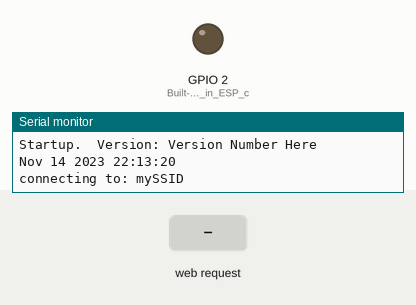
Recording of a sketch running on a simulated ESP8266 (NodeMCU). On the bench: output pins drawn as LEDs (lit = HIGH), the last lines printed to the serial monitor. Dashed ring = blinking. Inputs (shaded band) come from the test bench. WiFi joins after 1.5 s; servers stay silent unless stated; uploads are accepted with an empty reply.

Above: at 0.1 s.
At 2.9 s:
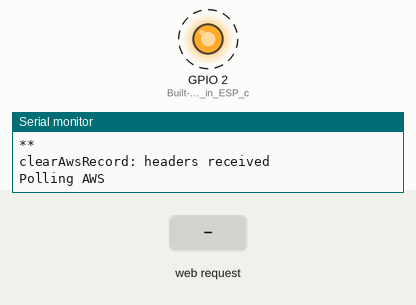
3.0 s: HTTP request GET / received
Timing chart, 0 to 10.7 s (numbered marks = the images above; inputs shaded):
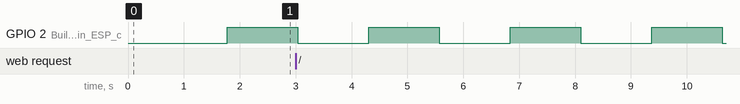

Measured:
- by itself, GPIO 2 (Built-in_defined_in_ESP_c): alternates HIGH for 1.3 s and LOW for 1.3 s

The sketch:

esp8266.ino
```cpp
/*

Goal - use the ESP8266 (ESP) to poll AWS for commands targeted for the Google Home

- Google Assitant or Google Home commands are written on IFTT.
- IFTTT calls an AWS Lambda API that posts to DynamoDB
- The ESP polls the API looking for a specific record, when it is found, it is pulled down
	- the ESP maps the JSON into the API for Fibaro
	- The ESP calls the FIBARO API
	- The AWS data is wiped (to prevent it being pulled down again)
	- Loops

AWS tutirial at - https://obviate.io/2015/08/05/tutorial-aws-api-gateway-to-lambda-to-dynamodb/
   Fibaro URL format - http://www.smarthome.com.au/smarthome-blog/fibaro-home-center-http-commands/
*/


/*
TODO
====
	- there's not a loss of error checking - esp comms to AWS.
	- Build out the config details of the app - change SSID etc
	- Publish the XLS that simplifes the IFTTT format
	- when a web client calls - return the last JSON, not the "blank" one.
*/

#include "config.h" // the config details for the app

#include <ArduinoJson.h>
#include <ESP8266WiFi.h>
#include <ESP8266HTTPClient.h>
#include <WiFiClientSecure.h>
#include <ESP8266WebServer.h>

//LED details
int ledState = LOW;
unsigned long previousLedMillis = 0;
const long ledInterval = 500;


unsigned long previousMillis = 0;        // will store last time AWS was polled
const long interval = 500;           // interval at which to poll AWS and update Fibaro
//  there's a few seconds already within the AWS call - so this just stops a race condition


// ****** Fibaro Details ******
HTTPClient http;  // used to send info to Fibaro - doesn't need SSL
// NOTE - different Fibaro URLs for a Device and a String call
char fbDeviceString[] = "http://%s/api/callAction?deviceID=%d&name=%s&arg1=%s";
char fbSceneString[] = "http://%s/api/sceneControl?id=%d&action=%s&arg1=%s";

// we'll use jsonEmpty to flush AWS and to check that it's not changed between invocations
char jsonEmpty[] = "{\"myID\": \"1\",\"fbID\": \"0\", \"fbType\": \"0\", \"fbAction\": \"0\",\"fbPayload\": \"0\",\"fbComments\": \"0\", \"fbGuid\": \"0\"}";
char jsonEmptyAction[] =   "\"fbAction\": \"0\"";  // the string as presented back by AWS when we've got jsonEmpty[] back

String jsonInput;  // empty at the moment
//String jsonLastCommand; // the last known json from AWS - used to deliver update to HTTP Req


// Use WiFiClientSecure class to create TLS connection to AWS
WiFiClientSecure client;

// web server for Fibaro or user to call
ESP8266WebServer server(80);

void setup() {
  pinMode(LED_BUILTIN, OUTPUT); // Built-in defined in ESP config

  Serial.begin(115200);
  Serial.println("");  Serial.println("................");
  Serial.print("Startup.  Version: ");  Serial.println(version);

// just sending build information to the Serial Port
  Serial.print (F(__DATE__)) ;
  Serial.print (" ") ;
  Serial.println (F(__TIME__)) ;

  startUpWifi(); // establish Wifi connections

  server.on("/", handleRoot);
  server.begin();

  // initial clearing of any data in AWS - so we don't pick up any odd commands in the buffer!

  clearAwsRecord(awsHost, awsPostUlr, httpsPort, jsonEmpty );

}

void loop() {

  // poll AWS periodically
  unsigned long currentMillis = millis();

  //Reserve JSON Space
  StaticJsonBuffer<500> jsonBuffer;

  blinkLed();  // simple routine to flash the LED periodically.

  server.handleClient(); // deal with any web request.
  // if a browser client, or the Fibaro calls, pass on the JSON - empty at the moment


  if (currentMillis - previousMillis >= interval) {

    previousMillis = currentMillis;
    Serial.println("Polling AWS");

    // do this now, so that we don't have to worry about missing it if there's a
    // "return" condition

    yield();

    /// check AWS for an update
    if (checkAws() != 0) {

      // we will now pull apart the AWS JSON now to find the useful JSON details

      JsonObject& root = jsonBuffer.parseObject(jsonInput);
      root.printTo(Serial);
      Serial.println("");

      if (!root.success())
      {
        Serial.println("JSON parseObject() failed");
        return ;  // TODO -- need to think what we do here
      }

      const int foundFbID = root["fbID"];
      // We don't have to check that we got the correct row back, since the AWS API specifies the recordID we want
      // TODO - we do need to check we got back the right GUID though


      char foundAwsGuid[50]; // Estimate of length of GUID used
      char foundFbAction[20];
      char foundFbType[20];
      char foundfbPayload[100];

      strcpy(foundAwsGuid, (const char*)root["fbGuid"]); // let's check the guid first

      if (strcmp(awsGuid, foundAwsGuid) == 0)
      {
        strcpy(foundFbAction, (const char*)root["fbAction"]);
        strcpy(foundFbType, (const char*)root["fbType"]);
        strcpy(foundfbPayload, (const char*)root["fbPayload"]);

        // do the Fibaro activity before clearing AWS - speed up response time to Fibaro
        postToFibaro(fibaroAddress, foundFbID, foundFbType,  foundFbAction, foundfbPayload ) ;
      }      // else, we'll just ignore the record and clear it out.

      clearAwsRecord(awsHost, awsPostUlr, httpsPort, jsonEmpty );
    }
  }

}


/*
   Poll AWS looking for data inthe DynamoDB record
   Return 0 - no record, is empty or Error
   Return 1 - Record has information
*/

int checkAws() {
  //  Serial.println("In checkAws()");

  if (!client.connect(awsHost, httpsPort)) {
    Serial.println("connection to AWS failed");
    return 0 ; // probably need to do something at this point
  }

  client.print(String("GET ") + awsGetUrl + " HTTP/1.1\r\n" +
               "Host: " + awsHost + "\r\n" +
               "Connection: close\r\n\r\n");
  //  Serial.println("request sent");
  while (client.connected()) {
    String line = client.readStringUntil('\n');
    if (line == "\r") {
      //     Serial.println("headers received");
      break;
    }
  }

  // now read the body JSON
  while (client.connected()) {
    String webLine = client.readStringUntil('\n');
    //Serial.println(webLine);
    if (webLine == "\r") break;
    // else concatonate
    jsonInput = jsonInput + webLine ;
  }

  // the JSON format from AWS has preamble and postamble JSON is bracketed by "[" and "]" - so will be removed
  int  leftBrace =  jsonInput.indexOf('[') + 1;
  int  rightBrace = jsonInput.indexOf(']') - 1;

  jsonInput.remove(rightBrace);
  jsonInput.remove(0, leftBrace);

  if ( jsonInput.indexOf(jsonEmptyAction) == -1) // if we had some information found we need to clear AWS later.
  {
    Serial.println("Clearing AWS Record");
    return 1;
  }
  else {
    Serial.println("No AWS Activity");
    return 0;
  }

}

void handleRoot() {
  Serial.print("In HandleRoot: jsonInput: ");
  Serial.println(jsonInput);
  server.send(200, "text/plain", jsonInput);

}

/*
 ****    send up a "blank" record to replace the one that is already in DynamoDB
*/

int clearAwsRecord(char* thisHost, char* thisUrl, int thisPort, char* jsonPayload)
{

  Serial.println("In clearAwsRecord: ");

  if (!client.connect(thisHost, thisPort))
  {
    Serial.println("clearAwsRecord: connection failed");
    return 0; // probably need to do something at this point
  }

  client.println(String("POST  ") + thisUrl + String(" HTTP/1.1"));
  client.println(String("Host: ") + thisHost);
  client.println("Cache-Control: no-cache");
  client.println("Content-Type: application/x-www-form-urlencoded");
  client.print("Content-Length: ");
  client.println(strlen(jsonPayload));
  client.println();
  client.println(jsonPayload);

  long interval = 2000;
  unsigned long currentMillis = millis(), previousMillis = millis();

  /////////////////
  while (client.connected()) {
    String line = client.readStringUntil('\n');
    Serial.print("** ");
    Serial.println(line);

    if (line == "\r") {
      Serial.println("clearAwsRecord: headers received");
      break;
    }
  }

  //  Serial.println(" ");
  //  Serial.println("clearAwsRecord:  Success");
  return 1;

}


/*
 * ***********************************************************************************
    Send the Command to Fibaro using a URL formatted as per the API configuration at
    http://YourFibaroIpAddress/docs
* ***********************************************************************************
*/

int postToFibaro(char fibaroAddress[], int deviceID, char fbType[],  char fbAction[], char fbPayload[]) {

  // fbType[] - could be "Device " or "Scene" - we'll change the URL to suit.

  char hostUrl[100];
  char fbDevicesScenes[10];

  if (strcmp(fbType , "Device") == 0) {
    sprintf(hostUrl, fbDeviceString , fibaroAddress, deviceID, fbAction, fbPayload); // copy the device URL
  }  else {
    // assuming it's a scene
    sprintf(hostUrl, fbSceneString , fibaroAddress, deviceID, fbAction, fbPayload); // copy the device URL
  };


  http.begin(hostUrl);
  http.setAuthorization(fbBase64UserName);  // username:Password in base64
  http.addHeader("Content-Type", "application/x-www-form-urlencoded");

  Serial.print("Calling URL: ");
  Serial.println(hostUrl);


  int httpCode = http.GET(); // payload is empty

  // httpCode will be negative on error
  if (httpCode > 0) {
    // HTTP header has been send and Server response header has been handled
    //    Serial.printf("[HTTP] GET... Return code: %d\n", httpCode);

    // file found at server
    if (httpCode == HTTP_CODE_OK) {
      String payload = http.getString();
      //      Serial.println(payload);
    }
  } else {
    Serial.printf("[HTTP] PUT... failed, error: %s\n", http.errorToString(httpCode).c_str());
  }

  http.end();

  return httpCode;

}

/*
   WIFI starup Routines

*/

void startUpWifi() {
  Serial.print("connecting to: ");
  Serial.println(ssid);
  WiFi.begin(ssid, password);
  while (WiFi.status() != WL_CONNECTED) {
    delay(500);
    Serial.print(".");
  }
  Serial.println("");
  Serial.println("WiFi connected");
  Serial.println("IP address: ");
  Serial.println(WiFi.localIP());
}

// **************************************************************

void blinkLed() {
  unsigned long currentMillis = millis();
  if (currentMillis - previousLedMillis >= ledInterval) {
    previousLedMillis = currentMillis;
    if (ledState == LOW)
      ledState = HIGH;  // Note that this switches the LED *off*
    else
      ledState = LOW;   // Note that this switches the LED *on*
    digitalWrite(LED_BUILTIN, ledState);

  }

}
```

config.h
```cpp
/*
   Build-specific variables and constants
*/

const char version[] = "Version Number Here";

// WIFI details
char ssid[]     = "mySSID";
char password[] = "myWifiPassword";


// ****** AWS Details ******
//   Setting up AWS - https://obviate.io/2015/08/05/tutorial-aws-api-gateway-to-lambda-to-dynamodb/
char awsHost[]  = "YourInfo.execute-api.AmazonRegion.amazonaws.com";
char awsGetUrl[]  = "/LambdaPublished/getitem/1";  // ** If you're selecting record ID 1
char awsPostUlr[]  = "/LambdaPublished/submitghdata";
int httpsPort = 443;


char awsGuid[]  = "StickInAGuid Here"; // could be anything - byt https://guidgenerator.com/online-guid-generator.aspx is a good start

// ****** Fibaro Details ******
char* fibaroAddress  = "YourFibaroIpAddress";
char* fbBase64UserName  = "Base64UsernamePassword";
/*
    fibaro username:password as base64
    DON'T use your Admin Password - create another one in the console
    Use https://www.base64encode.org/ to create encoded version
*/
```
